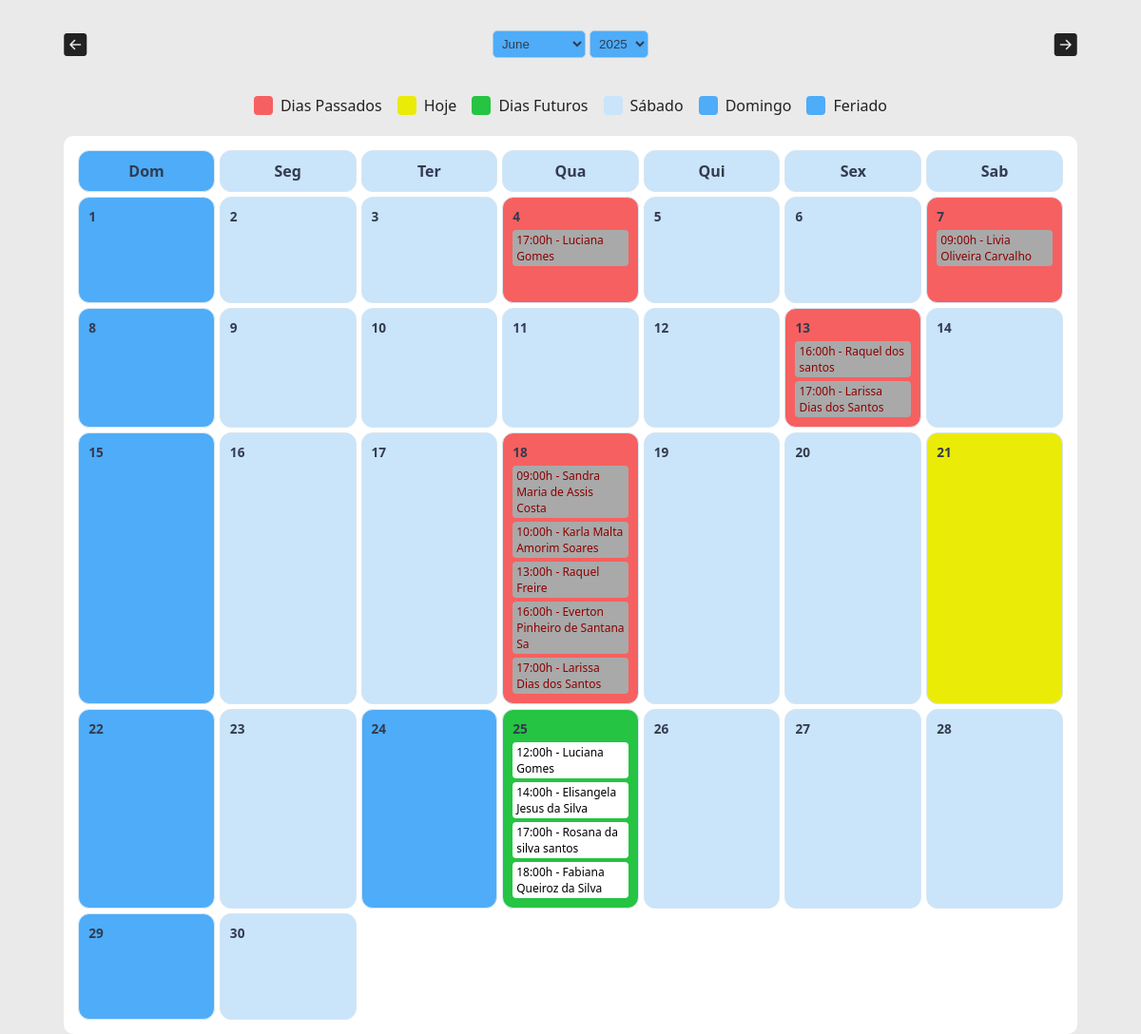
The app's page /painel/agenda.php (signed in) with its own data.
### tables this page shows
CREATE TABLE `consultas` (
  `id` int(11) NOT NULL,
  `token_emp` varchar(50) NOT NULL,
  `atendimento_dia` date NOT NULL,
  `atendimento_hora` time(6) NOT NULL,
  `tipo_consulta` varchar(30) NOT NULL,
  `feitapor` varchar(30) NOT NULL,
  `doc_email` varchar(35) NOT NULL,
  `status_consulta` varchar(15) NOT NULL,
  `data_cancelamento` datetime(6) NOT NULL,
  `confirmacao_cancelamento` varchar(10) NOT NULL,
  `token` varchar(35) NOT NULL,
  `local_consulta` varchar(30) NOT NULL
);

### painel/verifica_login.php (called while the page is built, shortened)
<?php
$css_path = "css/style_colorido.css";

### config/database.php (called while the page is built, shortened)
<?php
$local_configuracao = 'Casa';
$config_host = 'localhost';
if($local_configuracao == 'Casa'){
$config_db = 'app_carolineferraz';
$config_user = 'root';
$config_password = '';
}else{
$config_db = 'u826189016_tricologia';
$config_user = 'u826189016_tricologia';
$config_password = 'Much@ch0';
}
$chave = 'Accor@123';
$metodo = 'AES-256-CBC';
$iv = '8246508246508246';
$config_dsn = "mysql:host=$config_host;dbname=$config_db";
try {
    $conexao = new PDO($config_dsn, $config_user, $config_password);
    $conexao->setAttribute(PDO::ATTR_ERRMODE, PDO::ERRMODE_EXCEPTION);
} catch (PDOException $e) {
    echo $e->getMessage();
}
foreach ($conexao->query("SELECT * FROM configuracoes WHERE id = '-2'") as $row) {
    $config_empresa = $row['config_empresa'];
    $config_email = $row['config_email'];
    $config_telefone = $row['config_telefone'];
    $config_cnpj = $row['config_cnpj'];
    $config_endereco = $row['config_endereco'];
}
?>

### painel/agenda.php (the view, shortened to what this page needs)
<?php
require('../config/database.php');
require('verifica_login.php');
$mes = isset($_GET['mes']) ? (int)$_GET['mes'] : date('m');
$ano = isset($_GET['ano']) ? (int)$_GET['ano'] : date('Y');
$primeiro_dia = mktime(0, 0, 0, $mes, 1, $ano);
$ultimo_dia = date("t", $primeiro_dia);
$dia_semana_inicio = date('w', $primeiro_dia);
$feriadosFixos = [
    '01-01',
    '21-04',
    '01-05',
    '07-09',
    '12-10',
    '02-11',
    '15-11',
    '25-12',
];
$feriadosSalvador = [
    '24-06',
    '08-12',
];
$feriadosBahia = [
    '02-07',
    '08-12',
];
function feriadosMoveis($ano) {
    $pascoa = date('Y-m-d', easter_date($ano));
    $data = new DateTime($pascoa);
    $carnaval = clone $data;
    $carnaval->modify('-47 days');
    $sextaSanta = clone $data;
    $sextaSanta->modify('-2 days');
    $corpusChristi = clone $data;
    $corpusChristi->modify('+60 days');
    return [
        $carnaval->format('m-d'),
        $sextaSanta->format('m-d'),
        $pascoa = $data->format('m-d'),
        $corpusChristi->format('m-d')
    ];
}
$feriados = array_merge(
    $feriadosFixos,
    feriadosMoveis($ano),
    $feriadosBahia,
    $feriadosSalvador
);
$mesAnterior = $mes - 1;
$anoAnterior = $ano;
$mesProximo = $mes + 1;
$anoProximo = $ano;
if($css_path == 'css/style_escuro.css'){
$font_color = '#fff';
}else{
$font_color = '#222';
}
$query = $conexao->prepare("SELECT * FROM painel_users WHERE CONCAT(';', token_emp, ';') LIKE :token_emp AND id >= :id");
$query->execute(array('token_emp' => '%;'.$_SESSION['token_emp'].';%', 'id' => 0));
$painel_users_array = [];
while($select = $query->fetch(PDO::FETCH_ASSOC)){
    $dados_painel_users = $select['dados_painel_users'];
    $id = $select['id'];
    $email = $select['email'];
$dados = base64_decode($dados_painel_users);
$dados_decifrados = openssl_decrypt($dados, $metodo, $chave, 0, $iv);
$dados_array = explode(';', $dados_decifrados);
$painel_users_array[] = [
    'id' => $id,
    'email' => $email,
    'nome' => $dados_array[0],
    'rg' => $dados_array[1],
    'cpf' => $dados_array[2],
    'telefone' => $dados_array[3],
    'profissao' => $dados_array[4],
    'nascimento' => $dados_array[5],
    'cep' => $dados_array[6],
    'rua' => $dados_array[7],
    'numero' => $dados_array[8],
    'cidade' => $dados_array[9],
    'bairro' => $dados_array[10],
    'estado' => $dados_array[11]
];
}
?>
<!DOCTYPE html>
<html lang="pt-br">
<head>
    <link rel="stylesheet" href="<?php echo $css_path ?>">
    <link href="https://cdn.jsdelivr.net/npm/bootstrap-icons@1.10.5/font/bootstrap-icons.css" rel="stylesheet">
</head>
<body>
<div class="calendario-container">
    <div class="calendario-header">
    <a href="?mes=<?= $mesAnterior ?>&ano=<?= $anoAnterior ?>" title="Mês Anterior" style="font-size: 1.5rem;">
    <i style="color: <?php echo $font_color; ?>;" class="bi bi-arrow-left-square-fill"></i></a>
        <form method="get">
            <select name="mes" onchange="this.form.submit()">
                <?php for ($m = 1; $m <= 12; $m++): ?>
                    <option value="<?= $m ?>" <?= $m == $mes ? 'selected' : '' ?>>
                        <?= strftime('%B', mktime(0, 0, 0, $m, 10)) ?>
                    </option>
                <?php endfor; ?>
            </select>
            <select name="ano" onchange="this.form.submit()">
                <?php for ($a = date('Y') - 1; $a <= date('Y') + 1; $a++): ?>
                    <option value="<?= $a ?>" <?= $a == $ano ? 'selected' : '' ?>><?= $a ?></option>
                <?php endfor; ?>
            </select>
        </form>
        <a href="?mes=<?= $mesProximo ?>&ano=<?= $anoProximo ?>" title="Próximo Mês" style="font-size: 1.5rem;">
        <i style="color: <?php echo $font_color; ?>;" class="bi bi-arrow-right-square-fill"></i></a>
    </div>
    <div style="display: flex; justify-content: center;">
  <div style="display: flex; flex-wrap: wrap; gap: 1rem; margin: 1rem 0; border-radius: 4px; padding: 5px; justify-content: center; max-width: 800px;">
    <div style="display: flex; align-items: center; gap: 0.5rem;">
      <div class='passado' style="width: 20px; height: 20px; border-radius: 4px;"></div>
      <span style="color: <?php echo $font_color; ?>;">Dias Passados</span>
    </div>
    <div style="display: flex; align-items: center; gap: 0.5rem;">
      <div class='hoje' style="width: 20px; height: 20px; border-radius: 4px;"></div>
      <span style="color: <?php echo $font_color; ?>;">Hoje</span>
    </div>
    <div style="display: flex; align-items: center; gap: 0.5rem;">
      <div class='futuro' style="width: 20px; height: 20px; border-radius: 4px;"></div>
      <span style="color: <?php echo $font_color; ?>;">Dias Futuros</span>
    </div>
    <div style="display: flex; align-items: center; gap: 0.5rem;">
      <div class='sabado' style="width: 20px; height: 20px; border-radius: 4px;"></div>
      <span style="color: <?php echo $font_color; ?>;">Sábado</span>
    </div>
    <div style="display: flex; align-items: center; gap: 0.5rem;">
      <div class='domingo' style="width: 20px; height: 20px; border-radius: 4px;"></div>
      <span style="color: <?php echo $font_color; ?>;">Domingo</span>
    </div>
    <div style="display: flex; align-items: center; gap: 0.5rem;">
      <div class='feriado' style="width: 20px; height: 20px; border-radius: 4px;"></div>
      <span style="color: <?php echo $font_color; ?>;">Feriado</span>
    </div>
  </div>
</div>
        <div class="calendario">
            <?php
            $dias_semana = ['Dom', 'Seg', 'Ter', 'Qua', 'Qui', 'Sex', 'Sab'];
            foreach ($dias_semana as $index => $dia) {
                $classe = 'diautil';
                if ($index == 0) $classe = 'domingo';
                elseif ($index == 6) $classe = 'sabado';
                echo "<div class='cabecalho $classe'>$dia</div>";
            }
            $dia_atual = 1;
            $total_celulas = $ultimo_dia + $dia_semana_inicio;
            for ($i = 0; $i < $total_celulas; $i++) {
    if ($i < $dia_semana_inicio) {
        echo "<div class='dia_zero'></div>";
    } else {
        $data_atual = "$ano-" . str_pad($mes, 2, '0', STR_PAD_LEFT) . "-" . str_pad($dia_atual, 2, '0', STR_PAD_LEFT);
        $timestamp = strtotime($data_atual);
        $dia_semana = date('w', $timestamp);
        $classe_extra = '';
        if ($dia_semana == 0) {
            $classe_extra = 'domingo';
        } elseif ($dia_semana == 6) {
            $classe_extra = 'sabado';
        }
        $data_formatada = date('d-m', $timestamp);
        if (in_array($data_formatada, $feriados)) {
            $classe_extra = 'feriado';
        }else if($data_formatada == date('d-m', strtotime($hoje))){
            $classe_extra = 'hoje';
        }
        $query = $conexao->query("SELECT doc_email, atendimento_hora, status_consulta FROM consultas WHERE token_emp = '{$_SESSION['token_emp']}' AND atendimento_dia = '{$data_atual}' ORDER BY atendimento_hora ASC");
        if($query->rowCount() > 0){
            $hoje = date('Y-m-d');
            if ($data_atual < $hoje) {
                $classe_extra = 'passado';
            } else if ($data_atual > $hoje){
                $classe_extra = 'futuro';
            }
        }
        echo "<div class='dia {$classe_extra}' style='cursor: pointer;'>";
        echo "<a href='home.php?data=$data_atual' style='display: block; color: inherit; text-decoration: none; height: 100%; width: 100%;'>";
        echo "<div class='numero'>$dia_atual</div>";
        while ($row = $query->fetch(PDO::FETCH_ASSOC)) {
            $status_consulta = $row['status_consulta'];
            foreach ($painel_users_array as $item) {
                if ($item['email'] === $row['doc_email']) {
                    $doc_nome = $item['nome'];
                }
            }
            if($status_consulta == 'Confirmada' || $status_consulta == 'Em Andamento'){
                $class_evento = 'evento';
            }else{
                $class_evento = 'evento_nao';
            }
            $hora = substr($row['atendimento_hora'], 0, 5);
            echo "<span class='{$class_evento}'>{$hora}h - {$doc_nome}</span>";
        }
        echo "</a>";
        echo "</div>";
        $dia_atual++;
    }
}
            ?>
        </div>
</div>
</body>
</html>

### painel/css/style_colorido.css (style rules this page uses)
:root { --cor-fundo: #cae4fa; --cor-subfundo: #e6f2ff; --cor-fundo2: #ffffff; --cor-texto: #333b4f; --cor-texto-inverso: #ffffff; --cor-borda-legend: #6a8caf; --cor-botao: #82b1ff; --cor-botao-hover: #3a5f8a; --cor-fundo-focus: #81bbfa; --cor-domingo-feriado-etc: #4eacf8; --cor-titulo: #333b4f; --cor-borda: #aacbe4; --cor-borda-clara: #d6e6f2; --cor-hover: #a0c4ff; --cor-secundaria: #5fa8d3; --cor-h1: #264653; --cor-btn-hover: #3a5f8a; }
body { background-color: #eaeaea; height: 100vh; font-family: 'Segoe UI', Roboto, Helvetica, Arial, sans-serif; }
.calendario-container { max-width: 90%; margin: auto; }
.calendario-header { display: flex; justify-content: space-between; align-items: center; margin-bottom: 1rem; }
.calendario-header select { background: var(--cor-domingo-feriado-etc); color: var(--cor-titulo); border: 1px solid var(--cor-borda); padding: 5px; border-radius: 5px; }
.calendario { display: grid; grid-template-columns: repeat(7, 1fr); gap: 5px; background: #fff; padding: 15px; border-radius: 10px; }
.dia, .cabecalho { background: var(--cor-fundo); border: 1px solid var(--cor-borda-clara); }
.cabecalho { padding: 10px; font-weight: bold; background: var(--cor-fundo); text-align: center; border-radius: 12px; }
.dia .numero { font-weight: bold; margin-bottom: 5px; color: var(--cor-texto); }
.evento, .evento_nao { font-size: 0.75rem; padding: 2px 4px; margin-top: 4px; border-radius: 4px; display: block; }
.evento { background: #fff; color: black; }
.evento_nao { background: darkgrey; color: darkred; }
.sabado { background-color: var(--cor-fundo); }
.domingo { background-color: var(--cor-domingo-feriado-etc); }
.feriado { background-color: var(--cor-domingo-feriado-etc); }
.hoje { background-color: rgb(235, 235, 8); }
.passado { background-color: #f76060; }
.futuro { background-color: #25c442; color: white; }
.cabecalho.domingo { background-color: var(--cor-domingo-feriado-etc); color: var(--cor-titulo); }
.cabecalho.sabado, .cabecalho.diautil { background-color: var(--cor-fundo); color: var(--cor-titulo); }
a { color: var(--cor-h1); text-decoration: none; }

### painel/agenda.php (style rules this page uses)
body { margin-top: 30px; margin-bottom: 200px; }
.dia { padding: 10px; min-height: 90px; border-radius: 12px; font-size: 0.85rem; }

### records on screen
consultas: atendimento_hora "17:00", doc_nome "Luciana Gomes"
consultas: atendimento_hora "09:00", doc_nome "Livia Oliveira Carvalho"
consultas: atendimento_hora "16:00", doc_nome "Raquel dos santos"
consultas: atendimento_hora "17:00", doc_nome "Larissa Dias dos Santos"
consultas: atendimento_hora "09:00", doc_nome "Sandra Maria de Assis Costa"
consultas: atendimento_hora "10:00", doc_nome "Karla Malta Amorim Soares"
consultas: atendimento_hora "13:00", doc_nome "Raquel Freire"
consultas: atendimento_hora "16:00", doc_nome "Everton Pinheiro de Santana Sa"
consultas: atendimento_hora "17:00", doc_nome "Larissa Dias dos Santos"
consultas: atendimento_hora "12:00", doc_nome "Luciana Gomes"
consultas: atendimento_hora "14:00", doc_nome "Elisangela Jesus da Silva"
consultas: atendimento_hora "17:00", doc_nome "Rosana da silva santos"
consultas: atendimento_hora "18:00", doc_nome "Fabiana Queiroz da Silva"

### other values on screen
$dia "Dom"
$dia "Seg"
$dia "Ter"
$dia "Qua"
$dia "Qui"
$dia "Sex"
$dia "Sab"
form field mes "June"
form field ano "2025"
